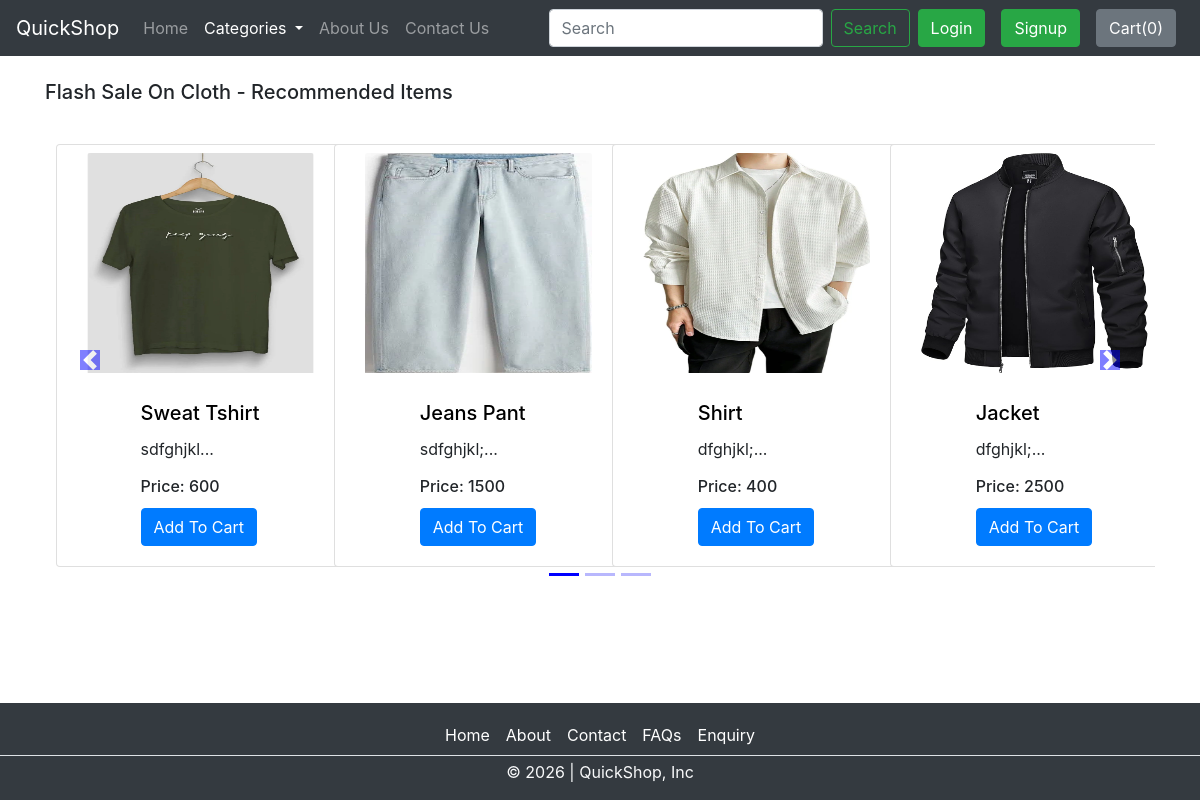
Screenshot of /cloths with the database file from the repository.
### index/models.py (models this page shows, shortened)
class Product(models.Model):
    product_id = models.AutoField
    product_name = models.CharField(max_length=50)
    category = models.CharField(max_length=50, default="")
    subcategory = models.CharField(max_length=50, default="")
    price = models.IntegerField(default=0)
    rating = models.FloatField(default=0)
    reviews = models.IntegerField(default=0)
    desc = models.CharField(max_length=300)
    pub_date = models.DateField()
    image = models.CharField(max_length=255, default="")

### index/views.py (the view)
# urls.py: path("cloths", views.cloths, name='cloths'),
def cloths(request):
    allProds = []
    prod = Product.objects.filter(category='Cloth')
    n = len(prod)
    nSlides = n // 4 + ceil((n / 4) - (n // 4))
    allProds.append([prod, range(1, nSlides), nSlides])
    params = {'allProds':allProds}
    return render(request, 'cloths.html', params)

### index/templates/cloths.html (shortened to what this page needs)
{% extends "base.html" %}
{% block categories_active %} active {% endblock %}
{% block content %}
{% load static %}
<div class="container">
    {% for product, range, nSlides in allProds %}
    <h5 class="my-4">Flash Sale On {{product.0.category}} - Recommended Items</h5>
    <div class="row">
        <div id="demo{{forloop.counter}}" class="col carousel slide my-3" data-ride="carousel">
            <ul class="carousel-indicators">
                <li data-target="#demo{{forloop.counter}}" data-slide-to="0" class="active"></li>
                {% for i in range %}
                <li data-target="#demo{{forloop.parentloop.counter}}" data-slide-to="{{i}}"></li>
                {% endfor %}
            </ul>
            <div class="container carousel-inner no-padding">
                <div class="carousel-item active">
                    {% for i in product %}
                    <div class="col-xs-3 col-sm-3 col-md-3">
                        <div class="card align-items-center" style="width: 18rem;">
                            <a href="{% url 'prodView' i.id %}"><img src="{% static i.image %}"
                                    class="card-img-top product-card m-2" alt="..."></a>
                            <div class="card-body">
                                <a href="{% url 'prodView' i.id %}">
                                    <h5 class="card-title" id="namepr{{i.id}}">{{i.product_name}}</h5>
                                </a>
                                <p class="card-text">{{i.desc|slice:"0:53"}}...</p>
                                <h6 class="card-title">Price: <span id="pricepr{{i.id}}">{{i.price}}</span></h6>
                                <span id="divpr{{i.id}}" class="divpr">
                                    <button
    class="btn btn-primary cart"
    data-id="{{ i.id }}"
    data-name="{{ i.product_name }}"
    data-price="{{ i.price }}"
    data-category="{{ i.category }}"
    data-image="{{ i.image.url }}">
    Add To Cart
</button>
                                </span>
                            </div>
                        </div>
                    </div>
                    {% if forloop.counter|divisibleby:4 and forloop.counter > 0 and not forloop.last %}
                </div>
                    {% endif %}
                    {% endfor %}
            </div>
        </div>
        <a class="carousel-control-prev" href="#demo{{forloop.counter}}" data-slide="prev">
            <span class="carousel-control-prev-icon"></span>
        </a>
        <a class="carousel-control-next" href="#demo{{forloop.counter}}" data-slide="next">
            <span class="carousel-control-next-icon"></span>
        </a>
    </div>
    {% endfor %}
</div>
{% endblock %}

### rows the page displays
Product: category "Cloth", image (picture), product_name "Sweat Tshirt", desc "sdfghjkl", price "600"
Product: image (picture), product_name "Jeans Pant", desc "sdfghjkl;", price "1500"
Product: image (picture), product_name "Shirt", desc "dfghjkl;", price "400"
Product: image (picture), product_name "Jacket", desc "dfghjkl;", price "2500"
